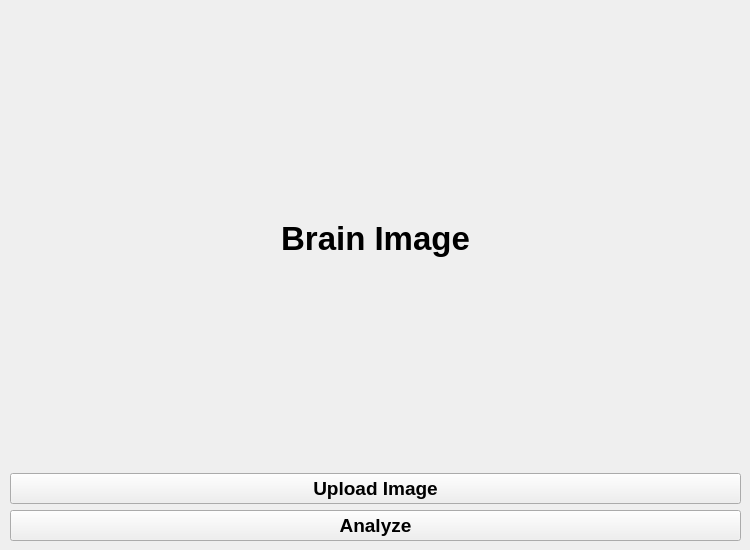
     <widget class="QWidget" name="uploadImageTab_2">
      <attribute name="title">
       <string>Upload Image</string>
      </attribute>
      <widget class="QWidget" name="layoutWidget_3">
       <property name="geometry">
        <rect>
         <x>10</x>
         <y>10</y>
         <width>731</width>
         <height>531</height>
        </rect>
       </property>
       <layout class="QVBoxLayout" name="verticalLayout_5">
        <item>
         <widget class="QLabel" name="brainImage">
          <property name="font">
           <font>
            <family>Arial</family>
            <pointsize>25</pointsize>
            <weight>75</weight>
            <bold>true</bold>
           </font>
          </property>
          <property name="layoutDirection">
           <enum>Qt::LeftToRight</enum>
          </property>
          <property name="autoFillBackground">
           <bool>true</bool>
          </property>
          <property name="text">
           <string>Brain Image</string>
          </property>
          <property name="alignment">
           <set>Qt::AlignCenter</set>
          </property>
         </widget>
        </item>
        <item>
         <widget class="QPushButton" name="uploadBrianImage">
          <property name="font">
           <font>
            <family>Arial</family>
            <pointsize>14</pointsize>
            <weight>75</weight>
            <bold>true</bold>
           </font>
          </property>
          <property name="cursor">
           <cursorShape>PointingHandCursor</cursorShape>
          </property>
          <property name="text">
           <string>Upload Image</string>
          </property>
         </widget>
        </item>
        <item>
         <widget class="QPushButton" name="analyzeBrianImage">
          <property name="font">
           <font>
            <family>Arial</family>
            <pointsize>14</pointsize>
            <weight>75</weight>
            <bold>true</bold>
           </font>
          </property>
          <property name="cursor">
           <cursorShape>PointingHandCursor</cursorShape>
          </property>
          <property name="text">
           <string>Analyze</string>
          </property>
         </widget>
        </item>
       </layout>
      </widget>
     </widget>
